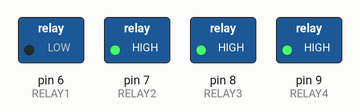
Recording of a sketch running on a simulated Arduino Uno, built with avr-gcc and run on an emulated ATmega328P. Shown: switched loads named in the sketch (green lamp = pin HIGH). What the sketch prints to the serial monitor is not drawn.

Above: at 0.5 s.
At 11.5 s:
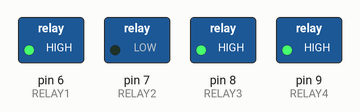
At 22.5 s:
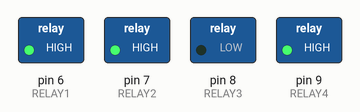
At 33.5 s:
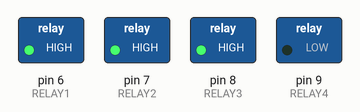
At 50.0 s:
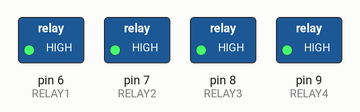
Timing chart, 0 to 57.2 s (numbered marks = the images above):
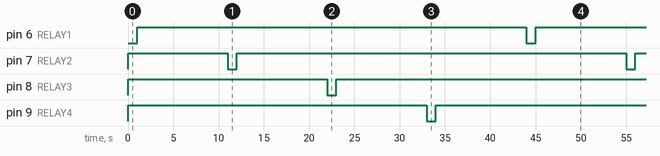

Measured:
- by itself, pin 6 (RELAY1), pin 7 (RELAY2), pin 8 (RELAY3), pin 9 (RELAY4): alternates HIGH for 43.0 s and LOW for 1.0 s
- by itself, everything shown: repeats every 44.0 s, in 8 steps

The sketch:

point-motor-test-sketch.ino
```cpp
// (licence header left out)
// The following code defines RELAYX values to pins 6,7,8,9
#define RELAY1 6
#define RELAY2 7
#define RELAY3 8
#define RELAY4 9

int count = 0; // set counter to 0

void setup() {
  // This code initializes the pins to OUTPUT
  pinMode(RELAY1, OUTPUT);
  pinMode(RELAY2, OUTPUT);
  pinMode(RELAY3, OUTPUT);
  pinMode(RELAY4, OUTPUT);
  // This initializes the Serial Monitor for debugging
  Serial.begin(9600);
  // The 16-channel relay board defaults to LOW (on), we want it off
  // So we re-initialize the pins here to set them all to OFF
  digitalWrite(RELAY1, HIGH);
  digitalWrite(RELAY2, HIGH);
  digitalWrite(RELAY3, HIGH);
  digitalWrite(RELAY4, HIGH);
}

void loop() {
  // This main loop tracks the count, outputs some debug info to the serial port
  // This code is designed for testing point motors, it simply throws them one way and then the other
  // It will test a point motor ever 20 seconds
  count++;
  // This first pass throws the point motor one way
  Serial.print("Relay Pass #");
  Serial.println(count);
  Serial.print("Throwing Relay 1...");
  digitalWrite(RELAY1, LOW); // activate the relay on
  Serial.print("... ON ...");
  delay(1000); // wait 1 second, PECO PL-11 gets warm, may want to set this to 500
  Serial.println("... OFF...");
  digitalWrite(RELAY1, HIGH); // switch the relay to off
  delay(10000); // wait 10 seconds before moving on to the next relay

  // This second relay throws the point motor the other way
  Serial.print("Throwing Relay 2...");
  digitalWrite(RELAY2, LOW);
  Serial.print("... ON ...");
  delay(1000);
  Serial.println("... OFF...");
  digitalWrite(RELAY2, HIGH);
  delay(10000);

  // This code is used to drive a third relay for a second point motor
  Serial.print("Throwing Relay 3...");
  digitalWrite(RELAY3, LOW);
  Serial.print("... ON ...");
  delay(1000);
  Serial.println("... OFF...");
  digitalWrite(RELAY3, HIGH);
  delay(10000);

  // This code is used to drive a forth relay for a second point motor
  Serial.print("Throwing Relay 4...");
  digitalWrite(RELAY4, LOW);
  Serial.print("... ON ...");
  delay(1000);
  Serial.println("... OFF...");
  digitalWrite(RELAY4, HIGH);
  delay(10000);


}
```
